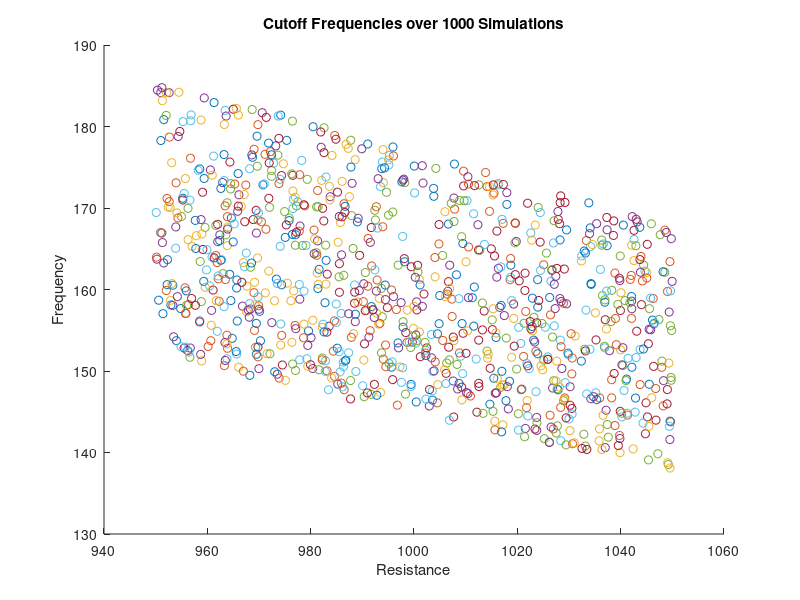

Here is the MATLAB script that generated this plot:
function circuitFunction()
%CIRCUITFUNCTION Plots our circuit results through 1,000 simulations

figure();
title("Cutoff Frequencies over 1000 Simulations");
xlabel("Resistance");
ylabel("Frequency");
hold on

for i = 1:1001
    r = -5 + (5+5)*rand(1);
    Resistance = 1000 + 0.01*r*1000;
    r2 = -10 + (10 + 10)*rand(1);
    C = 0.000001 + 0.01*r2*0.000001;
    denom = 2 * pi * Resistance * C;
    frequency = 1 / denom;
    plot(Resistance, frequency, 'o');
end
hold off

end

